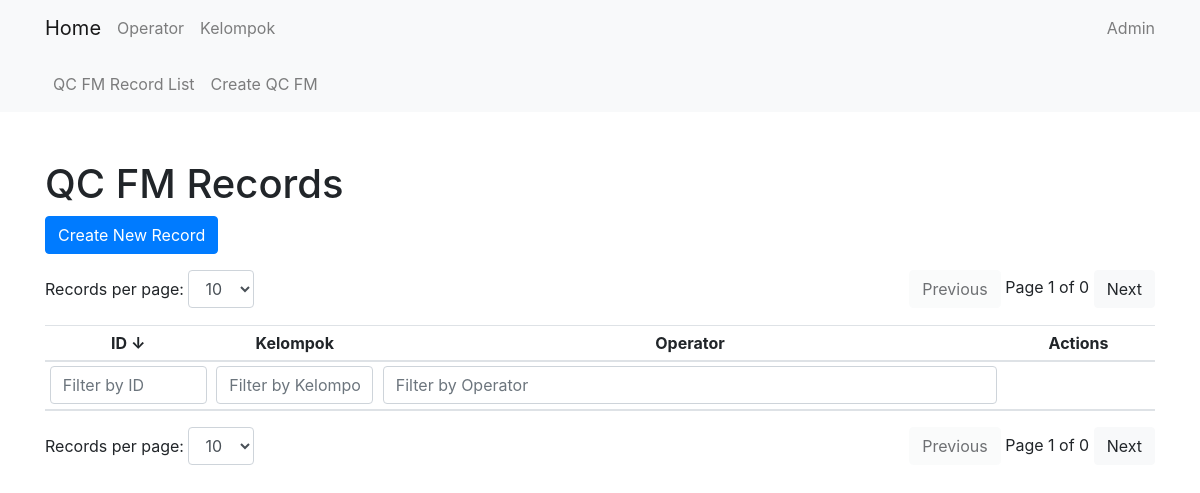
Before: /qcfm/ with the older database file.
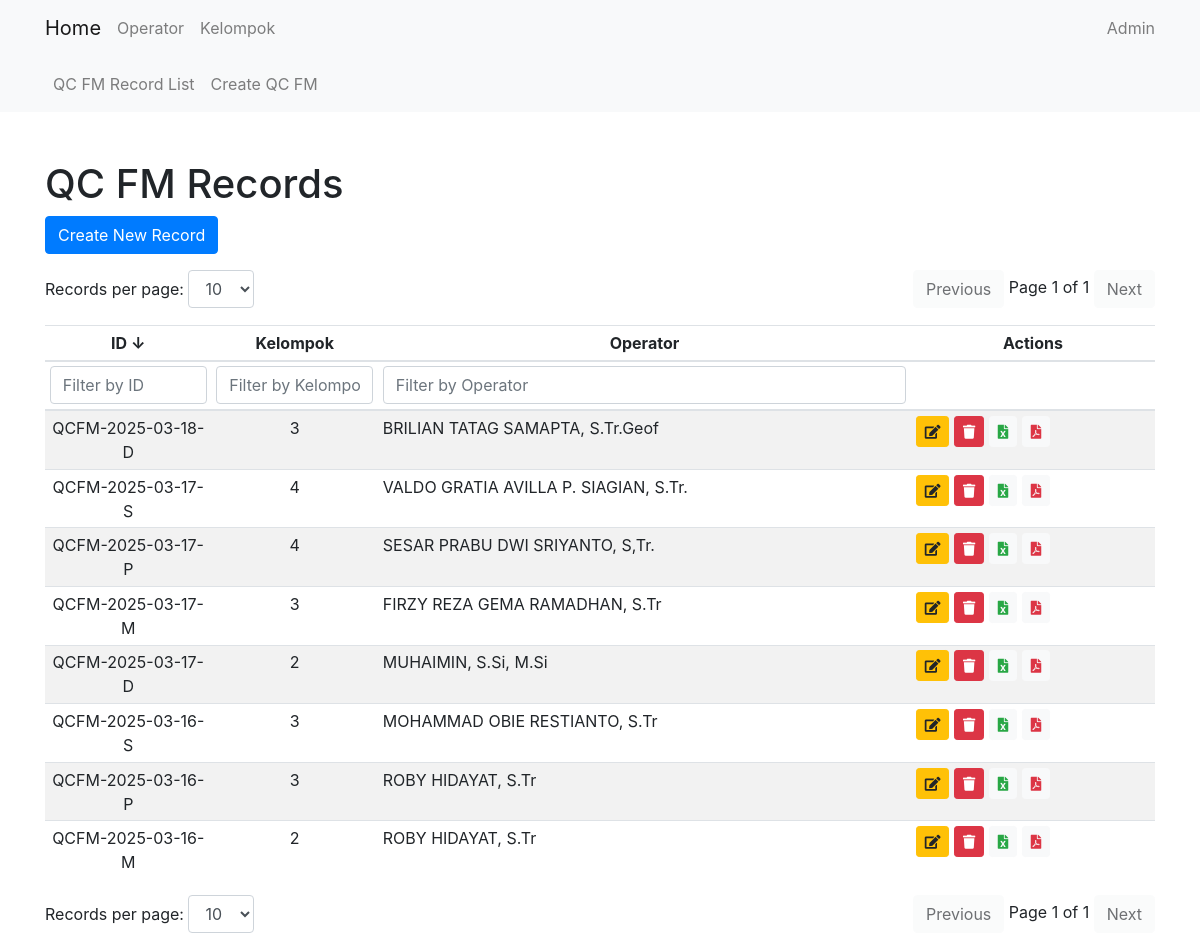
After: the same page with the newer database file.
### qcfm/models.py (models this page shows, shortened)
class QcFmRecord(models.Model):
    date = models.DateField(default=get_default_date)
    qcfm_id = models.CharField(max_length=17, default='0')
    shift = models.CharField(max_length=15, choices=SHIFT, default='P')
    kelompok = models.CharField(max_length=1, choices=KELOMPOK, default='1')
    jam_pelaksanaan = models.TimeField(default=(timezone.now() + timezone.timedelta(hours=7)).replace(second=0, microsecond=0))
    qcfm_prev = models.TextField(default='0')
    qcfm = models.TextField(default='0')
    operator = models.ForeignKey(Operator, on_delete=models.CASCADE)
    NIP = models.CharField(max_length=18, default='0', blank=True, null=True)
    kel_sebelum = models.CharField(max_length=1, choices=KELOMPOK, default='1')

### core/models.py (models this page shows)
class Operator(models.Model):
    name = models.CharField(max_length=100)
    NIP = models.CharField(max_length=18)
    nickname = models.CharField(max_length=100, default='')
    def __str__(self):
        return self.name

### qcfm/views.py (the view)
# urls.py: path('', QcFmRecordListView.as_view(), name='qcfmrecord_list'),
class QcFmRecordListView(ListView):
    model = QcFmRecord
    template_name = 'qcfm/qcfmrecord_list.html'
    context_object_name = 'qcfmrecords'

### qcfm/templates/qcfm/qcfmrecord_list.html (shortened to what this page needs)
{% extends 'core/base.html' %}
{% block content %}
<h1 class="mt-5">QC FM Records</h1>
<a href="{% url 'qcfm:qcfmrecord_create' %}" class="btn btn-primary mb-3">Create New Record</a>
<div class="d-flex justify-content-between mb-3">
    <div>
        <label for="recordsPerPageTop">Records per page:</label>
        <select id="recordsPerPageTop" class="form-control d-inline-block w-auto">
            <option value="10" selected>10</option>
        </select>
    </div>
    <div>
        <button id="prevPageTop" class="btn btn-light">Previous</button>
        <span id="pageInfoTop"></span>
        <button id="nextPageTop" class="btn btn-light">Next</button>
    </div>
</div>
<div class="table-responsive">
    <table class="table table-striped table-sm" id="qcFmRecordTable">
        <thead>
            <tr>
                <th onclick="sortTable(0)" style="cursor: pointer; text-align: center;" width="15%">ID <span id="idSortArrow">↓</span></th>
                <th onclick="sortTable(1)" style="cursor: pointer; text-align: center;" width="15%">Kelompok </th>
                <th onclick="sortTable(2)" style="cursor: pointer; text-align: center;">Operator </th>
                <th style="text-align: center;">Actions</th>
            </tr>
            <tr>
                <th><input type="text" id="idFilter" onkeyup="filterTable(0)" placeholder="Filter by ID" class="form-control"></th>
                <th><input type="text" id="kelompokFilter" onkeyup="filterTable(1)" placeholder="Filter by Kelompok" class="form-control"></th>
                <th><input type="text" id="operatorFilter" onkeyup="filterTable(2)" placeholder="Filter by Operator" class="form-control"></th>
                <th></th>
            </tr>
        </thead>
        <tbody id="qcFmRecordTableBody">
            {% for record in qcfmrecords|dictsortreversed:"qcfm_id" %}
            <tr>
                <td style="text-align: center;">{{ record.qcfm_id }}</td>
                <td style="text-align: center;">{{ record.kelompok }}</td>
                <td>{{ record.operator }}</td>
                <td>
                    <a href="{% url 'qcfm:qcfmrecord_update' record.pk %}" class="btn btn-sm btn-warning" data-toggle="tooltip" title="Edit">
                        <i class="fas fa-edit"></i>
                    </a>
                    <form action="{% url 'qcfm:qcfmrecord_delete_direct' record.pk %}" method="post" style="display:inline;">
                        <button type="button" class="btn btn-sm btn-danger delete-button" data-toggle="tooltip" title="Delete">
                            <i class="fas fa-trash"></i>
                        </button>
                    </form>
                    <a href="{% url 'qcfm:export_to_excel' record.pk %}" class="btn btn-sm btn-light text-success" data-toggle="tooltip" title="Export to Excel">
                        <i class="fas fa-file-excel"></i>
                    </a>
                    <a href="{% url 'qcfm:export_to_pdf' record.pk %}" class="btn btn-sm btn-light text-danger" data-toggle="tooltip" title="Export to PDF">
                        <i class="fas fa-file-pdf"></i>
                    </a>
                </td>
            </tr>
            {% endfor %}
        </tbody>
    </table>
</div>
<div class="d-flex justify-content-between">
    <div>
        <label for="recordsPerPage">Records per page:</label>
        <select id="recordsPerPage" class="form-control d-inline-block w-auto">
            <option value="10" selected>10</option>
        </select>
    </div>
    <div>
        <button id="prevPage" class="btn btn-light">Previous</button>
        <span id="pageInfo"></span>
        <button id="nextPage" class="btn btn-light">Next</button>
    </div>
</div>
{% endblock %}

### core/templates/core/base.html (shortened to what this page needs)
<!DOCTYPE html>
<html lang="en">
<head>
    <link href="https://stackpath.bootstrapcdn.com/bootstrap/4.5.2/css/bootstrap.min.css" rel="stylesheet">
    <link href="https://cdnjs.cloudflare.com/ajax/libs/font-awesome/5.15.4/css/all.min.css" rel="stylesheet">
</head>
<body>
    <nav class="navbar navbar-light bg-light">
        <div class="container">
            <a class="navbar-brand" href="{% url 'home' %}">Home</a>
            <ul class="navbar-nav">
                <li class="nav-item">
                    <a class="nav-link" href="{% url 'core:operator_list' %}">Operator</a>
                </li>
            </ul>
            <ul class="navbar-nav">
                <li class="nav-item ml-3">
                    <a class="nav-link" href="{% url 'core:kelompok_list' %}">Kelompok</a>
                </li>
            </ul>
            <ul class="navbar-nav ml-auto">
                <li class="nav-item">
                    <a class="nav-link" href="{% url 'admin:index' %}">Admin</a>
                </li>
            </ul>
        </div>
    </nav>
    {% if request.resolver_match.namespace == 'qcfm' %}
    <nav class="navbar navbar-expand-lg navbar-light bg-light">
        <div class="container">
            <div class="collapse navbar-collapse" id="navbarNav">
                <ul class="navbar-nav">
                    <li class="nav-item">
                        <a class="nav-link" href="{% url 'qcfm:qcfmrecord_list' %}">QC FM Record List</a>
                    </li>
                    <li class="nav-item">
                        <a class="nav-link" href="{% url 'qcfm:qcfmrecord_create' %}">Create QC FM</a>
                    </li>
                </ul>
            </div>
        </div>
    </nav>
    {% endif %}
    <div class="container">
        {% block content %}{% endblock %}
    </div>
</body>
</html>

Changed rows visible on the page:
added QcFmRecord: qcfm_id "QCFM-2025-03-18-D", kelompok "3", operator "BRILIAN TATAG SAMAPTA, S.Tr.Geof"
added QcFmRecord: qcfm_id "QCFM-2025-03-17-S", kelompok "4", operator "VALDO GRATIA AVILLA P. SIAGIAN, S.Tr."
added QcFmRecord: qcfm_id "QCFM-2025-03-17-P", kelompok "4", operator "SESAR PRABU DWI SRIYANTO, S,Tr."
added QcFmRecord: qcfm_id "QCFM-2025-03-17-M", kelompok "3", operator "FIRZY REZA GEMA RAMADHAN, S.Tr"
added QcFmRecord: qcfm_id "QCFM-2025-03-17-D", kelompok "2", operator "MUHAIMIN, S.Si, M.Si"
added QcFmRecord: qcfm_id "QCFM-2025-03-16-S", kelompok "3", operator "MOHAMMAD OBIE RESTIANTO, S.Tr"
added QcFmRecord: qcfm_id "QCFM-2025-03-16-P", kelompok "3", operator "ROBY HIDAYAT, S.Tr"
added QcFmRecord: qcfm_id "QCFM-2025-03-16-M", kelompok "2", operator "ROBY HIDAYAT, S.Tr"
Other visible differences:
text written by a page script: "Page 1 of 0" → "Page 1 of 1"
